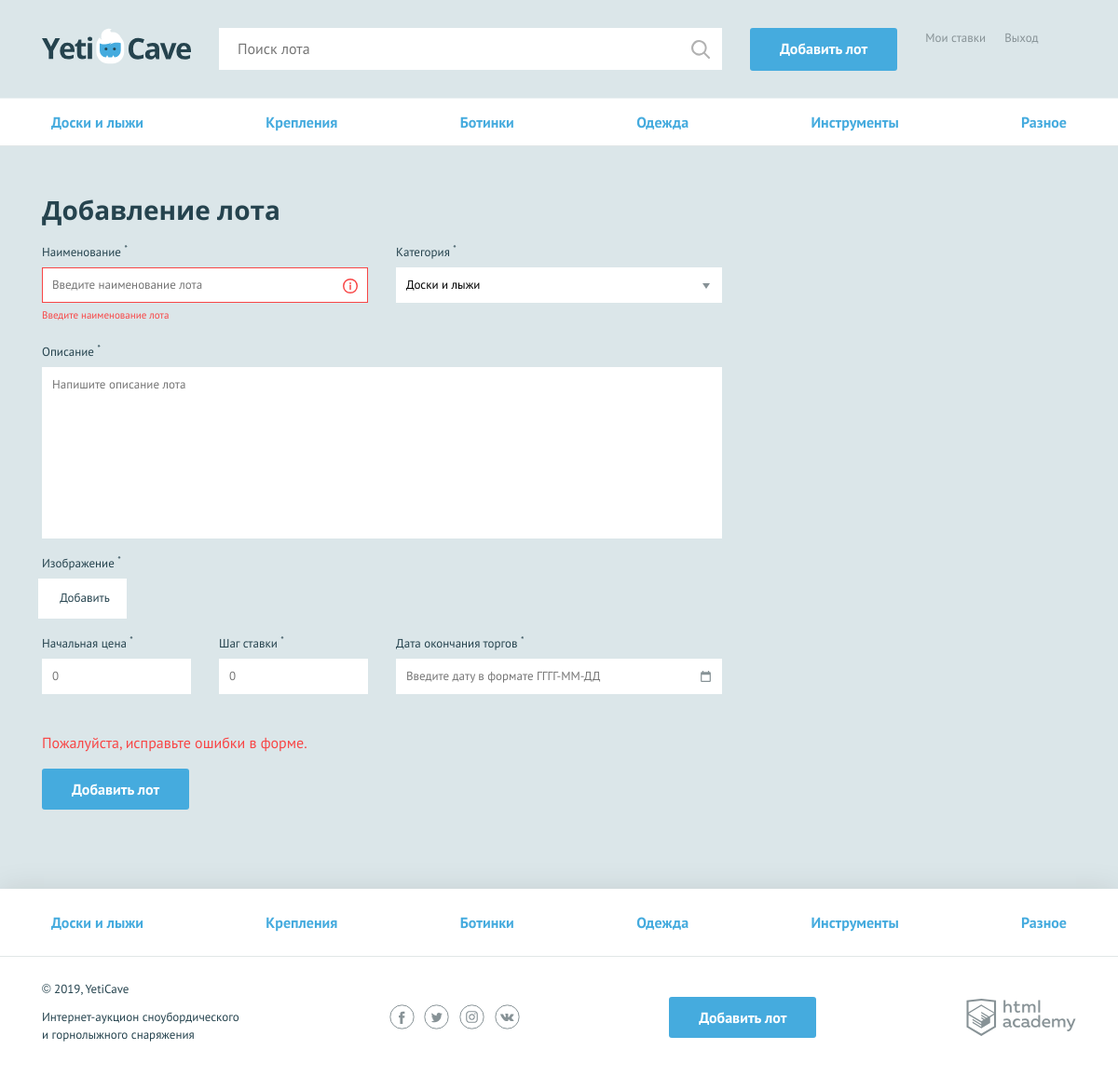
Screenshot of /add.php (signed in) with the database file from the repository.
### tables this page shows
CREATE TABLE categories (
     id    INT AUTO_INCREMENT PRIMARY KEY,
     categor_name  VARCHAR(128) NOT NULL,
     categor_code  VARCHAR(128) NOT NULL
 );

### helpers.php (called while the page is built, shortened)
<?php
function include_template($name, array $data = []) {
    $name = 'templates/' . $name;
    extract($data);
    require $name;
    $result = ob_get_clean();
    return $result;
}

### dataBaseQueries.php (called while the page is built, shortened)
<?php
require_once('init.php');
$categorQuery = 'SELECT `id`, `categor_name`, `categor_code` FROM categories ';
$result = mysqli_query($connect, $categorQuery);
if ($result) {
    $categories = mysqli_fetch_all($result, MYSQLI_ASSOC);
} else {
    printf("Ошибка: %s\n", mysqli_error($connect));
}
?>

### templates/addLot.php (the view, shortened to what this page needs)
<main>
    <?= $navMenu; ?>
    <form class="form form--add-lot container <?=isset($errors) ? "form--invalid" : ""; ?>" action="../add.php" method="post" enctype="multipart/form-data">
    <h2>Добавление лота</h2>
    <div class="form__container-two">
      <div class="form__item form__item--invalid">
        <label for="lot-name">Наименование <sup>*</sup></label>
        <input id="lot-name" type="text" name="lot-name" placeholder="Введите наименование лота">
        <span class="form__error">Введите наименование лота</span>
      </div>
      <div class="form__item <?=isset($errors['category']) ? "form__item--invalid" : ""; ?>">
        <label for="category">Категория <sup>*</sup></label>
        <select id="category" name="category">
          <?php foreach ($categories as $category):?>
          <option value="<?=htmlspecialchars($category['id']); ?>"><?=htmlspecialchars($category['categor_name']);?></option>
          <?php endforeach; ?>
        </select>
      </div>
    </div>
    <div class="form__item form__item--wide <?=isset($errors['message']) ? "form__item--invalid" : ""; ?>">
      <label for="message">Описание <sup>*</sup></label>
      <textarea id="message" name="message" placeholder="Напишите описание лота" value=<?=$_POST['message'] ?? ''?>></textarea>
    </div>
    <div class="form__item form__item--file <?=isset($errors['jpg_img']) ? "form__item--invalid" : ""; ?>">
      <label>Изображение <sup>*</sup></label>
      <div class="form__input-file">
        <label for="lot-img">
          Добавить
        </label>
      </div>
    </div>
    <div class="form__container-three">
      <div class="form__item form__item--small <?=isset($errors['lot-rate']) ? "form__item--invalid" : ""; ?>">
        <label for="lot-rate">Начальная цена <sup>*</sup></label>
        <input id="lot-rate" type="text" name="lot-rate" placeholder="0" value=<?=$_POST['lot-rate'] ?? ''?>>
      </div>
      <div class="form__item form__item--small <?=isset($errors['lot-step']) ? "form__item--invalid" : ""; ?>">
        <label for="lot-step">Шаг ставки <sup>*</sup></label>
        <input id="lot-step" type="text" name="lot-step" placeholder="0" value=<?=$_POST['lot-step'] ?? ''?>>
      </div>
      <div class="form__item <?=isset($errors['lot-date']) ? "form__item--invalid" : ""; ?>">
        <label for="lot-date">Дата окончания торгов <sup>*</sup></label>
        <input class="form__input-date" id="lot-date" type="text" name="lot-date" placeholder="Введите дату в формате ГГГГ-ММ-ДД" value="<?= $data['lot-date']['value']; ?>">
      </div>
    </div>
    <?php if (isset($errors)): ?>
    <span class="form__error form__error--bottom">Пожалуйста, исправьте ошибки в форме.</span>
    <?php endif; ?>
    <button type="submit" class="button">Добавить лот</button>
  </form>
</main>

### templates/navMenu.php
<nav class="nav">
    <ul class="nav__list container">
        <?php foreach ($categories as $category): ?>
            <li class="nav__item">
                <a href="index.php?id=<?= htmlspecialchars($category['id']); ?>"><?= htmlspecialchars($category['categor_name']); ?></a>
            </li>
        <?php endforeach; ?>
    </ul>
</nav>

### templates/layout.php (shortened to what this page needs)
<!DOCTYPE html>
<html lang="ru">
<head>
    <link href="../css/normalize.min.css" rel="stylesheet">
    <link href="../css/style.css" rel="stylesheet">
    <link href="../css/flatpickr.min.css" rel="stylesheet">
</head>
<body>
<div class="page-wrapper">
    <header class="main-header">
        <div class="main-header__container container">
            <a class="main-header__logo">
                <img src="../img/logo.svg" width="160" height="39" alt="Логотип компании YetiCave">
            </a>
            <form class="main-header__search" method="get" action="search.php" autocomplete="off">
                <input type="search" name="search" placeholder="Поиск лота" value="<?= $_GET['search'] ?? '' ?>">
                <input class="main-header__search-btn" type="submit" name="find" value="Найти">
            </form>
            <a class="main-header__add-lot button" href="add.php">Добавить лот</a>
            <nav class="user-menu">
                <?php if (isset($_SESSION['user'])): ?>
                    <div class="user-menu__logged">
                        <a class="user-menu__bets" href="myBets.php">Мои ставки</a>
                        <a class="user-menu__logout" href="logout.php">Выход</a>
                    </div>
                <?php endif; ?>
            </nav>
        </div>
    </header>
    <?= $mainContent ?>
</div>
<footer class="main-footer">
    <nav class="nav">
        <ul class="nav__list container">
            <?php foreach ($categories as $value): ?>
                <li class="nav__item">
                    <a href="index.php?id=<?= htmlspecialchars($value['id']); ?>"><?= htmlspecialchars($value['categor_name']); ?></a>
                </li>
            <?php endforeach; ?>
        </ul>
    </nav>
    <div class="main-footer__bottom container">
        <div class="main-footer__copyright">
            <p>© 2019, YetiCave</p>
            <p>Интернет-аукцион сноубордического и горнолыжного снаряжения</p>
        </div>
        <div class="main-footer__social social">
            <a class="social__link social__link--facebook" href="#">
            </a>
            <a class="social__link social__link--twitter" href="#">
            </a>
            <a class="social__link social__link--instagram" href="#">
            </a>
            <a class="social__link social__link--vkontakte" href="#">
            </a>
        </div>
        <a class="main-footer__add-lot button" href="add-lot.html">Добавить лот</a>
        <div class="main-footer__developed-by">
            <a class="logo-academy" href="https://htmlacademy.ru/intensive/php">
            </a>
        </div>
    </div>
</footer>
</body>
</html>

### rows the page displays
categories: categor_name "Доски и лыжи"
categories: categor_name "Крепления"
categories: categor_name "Ботинки"
categories: categor_name "Одежда"
categories: categor_name "Инструменты"
categories: categor_name "Разное"

### other values shown
form field category "Доски и лыжи"
